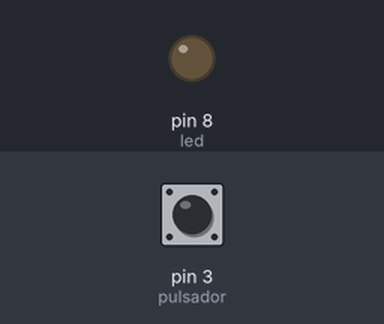
Simulated run of this sketch. Board: Arduino Uno, built with avr-gcc and run on an emulated ATmega328P. On the bench: output pins drawn as LEDs (lit = HIGH). The inputs (shaded band) are chosen by the test bench; at power-on: pin 3 (pulsador) HIGH.

Above: at 1.2 s.
1.3 s: pin 3 (pulsador) pulled LOW for 0.15 s
At 1.37 s:
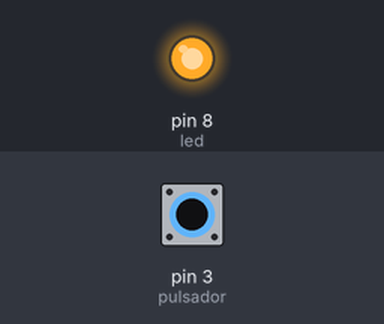
2.9 s: pin 3 (pulsador) pulled LOW for 3.2 s
At 6.4 s:
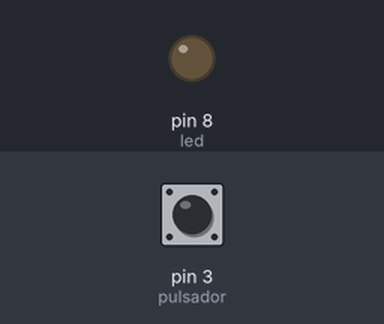
Timing chart, 0 to 7.9 s (numbered marks = the images above; inputs shaded):
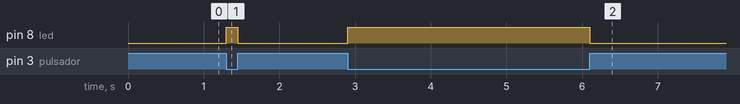

Measured:
- after the input at 1.3 s, pin 8 (led): LOW → HIGH at once, → LOW 0.15 s later
- after the input at 2.9 s, pin 8 (led): LOW → HIGH at once, → LOW 3.2 s later

The sketch:

5_-_Pulsador_enciende_LED.ino
```cpp
// Guía 2 - Puertos de entrada y salida
// 5 - Pulsador_enciende_LED
// Conectar un pulsador en la entrada 3 y utilizarlo para encender y apagar un LED conectado en el pin 8 (Cuando se pulsa se enciende, cuando se libera se apaga).

// Pines
#define led 8
#define pulsador 3

// Variables globales
int apretado = 0;

void setup() {
  pinMode(led, OUTPUT);
  pinMode(pulsador, INPUT_PULLUP);
}

void loop() {

  if(digitalRead(pulsador) == HIGH){
    digitalWrite(led, LOW);
  }
  else{
    digitalWrite(led, HIGH);
  }
}
```
